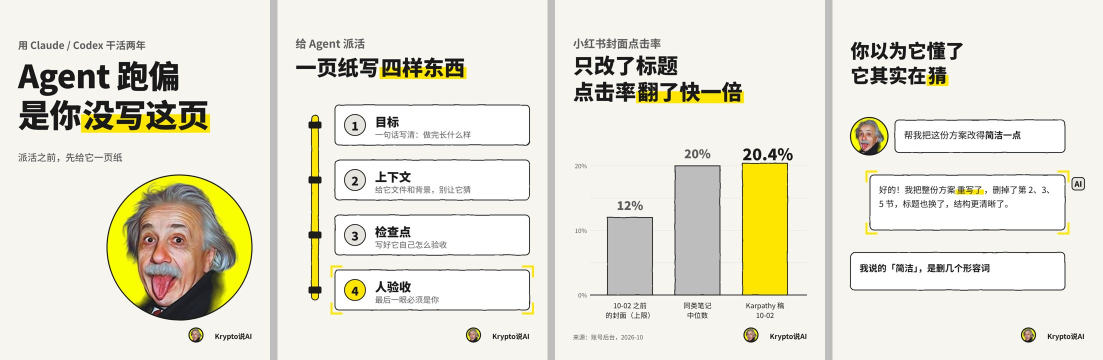
#> input picture 账号/视觉规范_测试/第二轮_真人vs拼豆/A真人_overview.jpg, 2205 x 720 px (shown at 1/2 size)
$ python assets.py 'A真人_overview.jpg' 'B拼豆_overview.jpg'
#> lines starting #> are read from the running program, lines starting #| are printed output that depends on the picture; after the words box and inside, x2 and y2 are one past the last pixel; in counts of white or black regions, pixels touching at a corner belong together
import sys, numpy as np
from PIL import Image, ImageDraw, ImageFilter
src, out = sys.argv[1], sys.argv[2]
I = Image.open(src).convert("RGB")
#> I is the input picture: PIL image 2205x720 RGB; mean R, G, B 229.4, 227.4, 214
cx, cy, r = 589, 969, 517
av = I.crop((cx - r, cy - r, cx + r, cy + r))
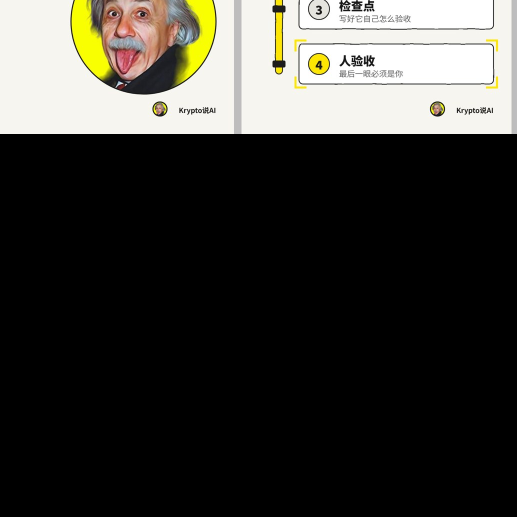
#> av: PIL image 1034x1034 RGB (shown at 1/2 size); mean R, G, B 58.5, 57.4, 52.7
m = Image.new("L", (4 * 2 * r, 4 * 2 * r), 0); ImageDraw.Draw(m).ellipse((0, 0, 8 * r - 1, 8 * r - 1), fill=255)
#> after `m = Image.new('L', (4 * 2 * r, 4 * 2 * r), 0)`: m: PIL image 4136x4136 L; every value is 0
#> after `ImageDraw.Draw(m).ellipse((0, 0, 8 * r - 1, 8 * r - 1), fill=255)`:
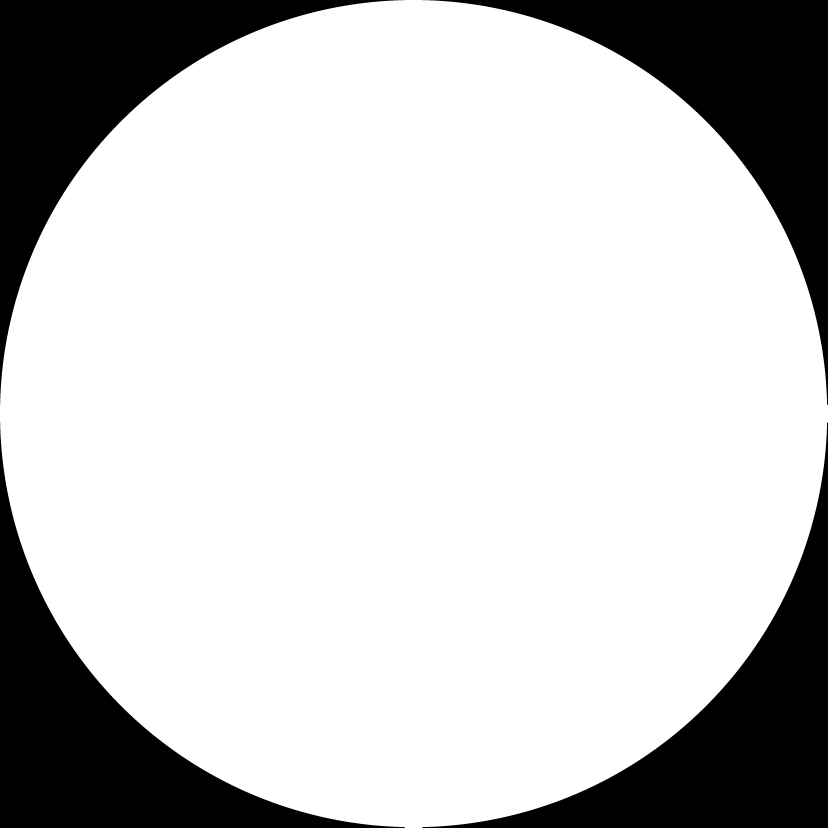
#> m: PIL image 4136x4136 L (shown at 1/5 size); 78.5% white; 4 black regions, box (x1, y1, x2, y2) and area: (0, 0, 2023, 2023) 917922, (2113, 0, 4136, 2023) 917922, (0, 2113, 2023, 4136) 917922, (2113, 2113, 4136, 4136) 917922
m = m.resize((2 * r, 2 * r), Image.LANCZOS)
#> m: PIL image 1034x1034 L
a = av.copy(); a.putalpha(m); a.save(f"{out}/avatar.png")
#> after `a.putalpha(m)`:
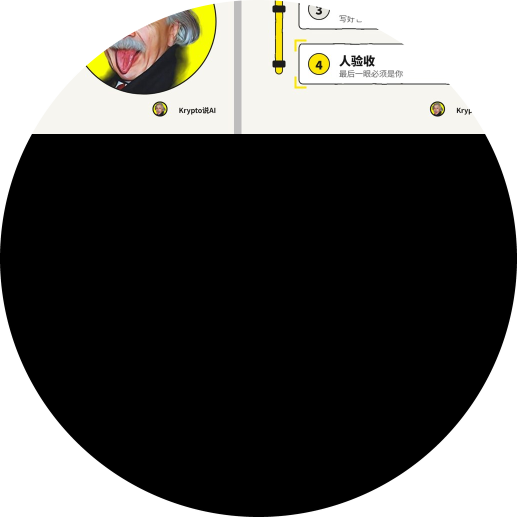
#> a: PIL image 1034x1034 RGBA (shown at 1/2 size); mean R, G, B, A 58.5, 57.4, 52.7, 200.3; transparent parts drawn white
# 抠掉黄底：离纯黄越近越透明
arr = np.array(av).astype(float)
d = np.sqrt((arr[..., 0] - 255) ** 2 + (arr[..., 1] - 240) ** 2 + (arr[..., 2] - 0) ** 2)
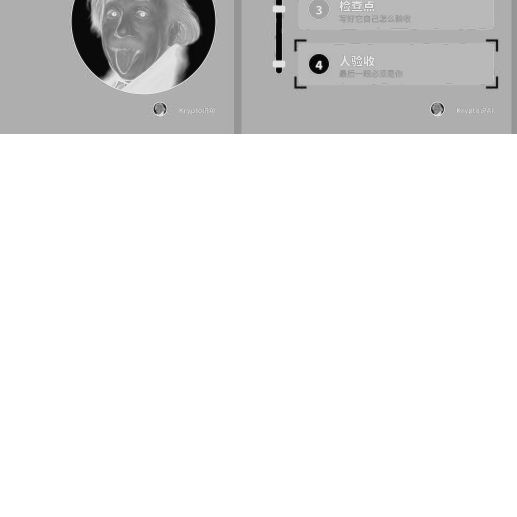
#> d: shape (1034, 1034) float64 (shown at 1/2 size); min 2, max 350.2, mean 318.4; drawn with min black and max white
al = np.clip((d - 60) / 90, 0, 1) * (np.array(m) / 255)
cut = av.copy(); cut.putalpha(Image.fromarray((al * 255).astype("uint8")).filter(ImageFilter.GaussianBlur(0.8)))
cut.save(f"{out}/cutout.png")

$ run again, on 账号/视觉规范_测试/第二轮_真人vs拼豆/A真人_02_信息图.png
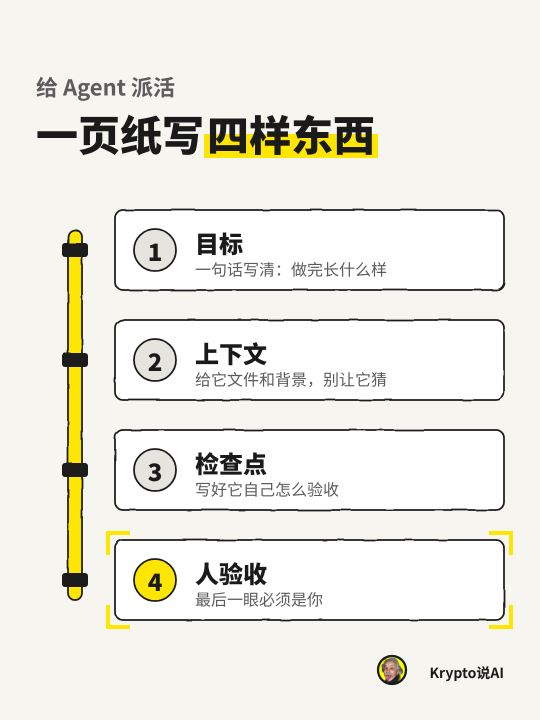
#> input picture 账号/视觉规范_测试/第二轮_真人vs拼豆/A真人_02_信息图.png, 1080 x 1440 px (shown at 1/2 size)
#> I is the input picture: PIL image 1080x1440 RGB; mean R, G, B 236.1, 234.3, 225.7
#> `d = np.sqrt((arr[..., 0] - 255) ** 2 + (arr[..., 1] - 240) ** 2 + (arr..`:
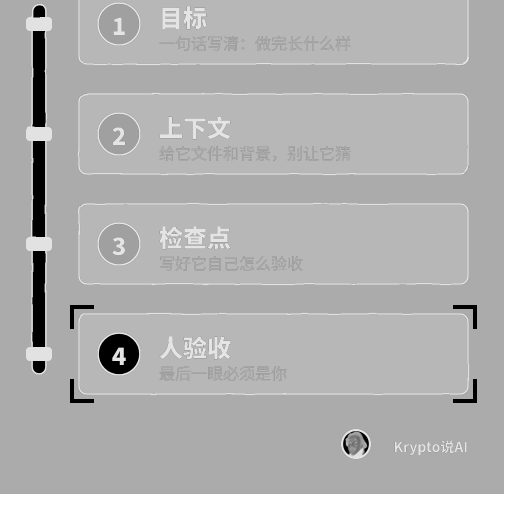
#> d: shape (1034, 1034) float64 (shown at 1/2 size); min 10, max 350.2, mean 250.3; drawn with min black and max white
#> `al = np.clip((d - 60) / 90, 0, 1) * (np.array(m) / 255)`:
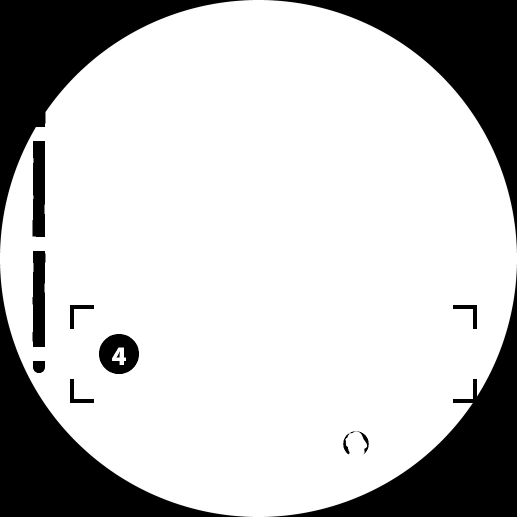
#> al: shape (1034, 1034) float64 (shown at 1/2 size); min 0, max 1, mean 0.769

$ run again, on 账号/视觉规范_测试/第二轮_真人vs拼豆/A真人_03_数据图.png
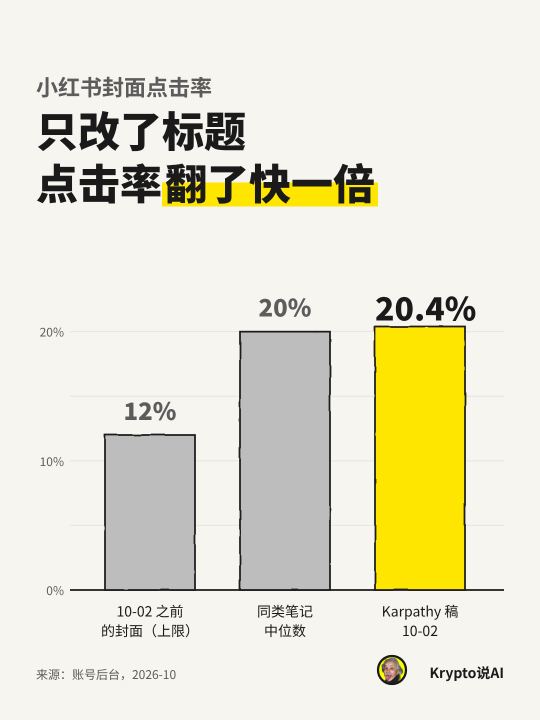
#> input picture 账号/视觉规范_测试/第二轮_真人vs拼豆/A真人_03_数据图.png, 1080 x 1440 px (shown at 1/2 size)
#> I is the input picture: PIL image 1080x1440 RGB; mean R, G, B 231.3, 228, 207.6
#> `al = np.clip((d - 60) / 90, 0, 1) * (np.array(m) / 255)`:
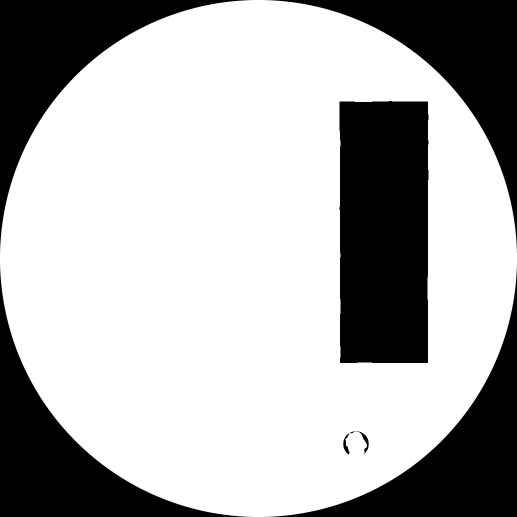
#> al: shape (1034, 1034) float64 (shown at 1/2 size); min 0, max 1, mean 0.699
#> `cut.putalpha(Image.fromarray((al * 255).astype('uint8')).filter(ImageF`:
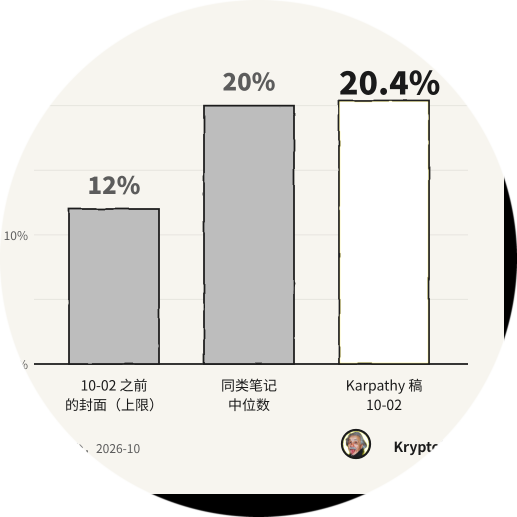
#> cut: PIL image 1034x1034 RGBA (shown at 1/2 size); mean R, G, B, A 216.6, 213, 188.9, 178.2; transparent parts drawn white
